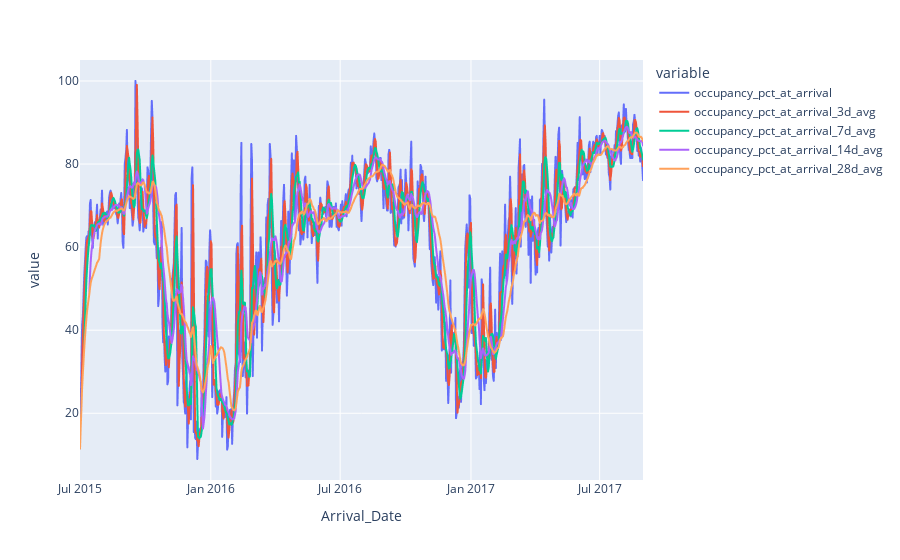

The notebook cell this image was saved under:
### Code cell
px.line(df_data_rollavg)

### Figure 1 — Plotly figure (JSON) as saved in the notebook; plotly's stock layout.template omitted (floating-point values rounded to 4 significant figures; data arrays with more than 128 entries replaced by an {"elided": "..."} marker saying what was removed)
{"data": [{"hovertemplate": "variable=occupancy_pct_at_arrival<br>Arrival_Date=%{x}<br>value=%{y}<extra></extra>", "legendgroup": "occupancy_pct_at_arrival", "line": {"color": "#636efa", "dash": "solid"}, "marker": {"symbol": "circle"}, "mode": "lines", "name": "occupancy_pct_at_arrival", "showlegend": true, "type": "scattergl", "x": {"elided": "793 str values"}, "xaxis": "x", "y": {"elided": "793 float values"}, "yaxis": "y"}, {"hovertemplate": "variable=occupancy_pct_at_arrival_3d_avg<br>Arrival_Date=%{x}<br>value=%{y}<extra></extra>", "legendgroup": "occupancy_pct_at_arrival_3d_avg", "line": {"color": "#EF553B", "dash": "solid"}, "marker": {"symbol": "circle"}, "mode": "lines", "name": "occupancy_pct_at_arrival_3d_avg", "showlegend": true, "type": "scattergl", "visible": true, "x": {"elided": "793 str values"}, "xaxis": "x", "y": {"elided": "793 float values"}, "yaxis": "y"}, {"hovertemplate": "variable=occupancy_pct_at_arrival_7d_avg<br>Arrival_Date=%{x}<br>value=%{y}<extra></extra>", "legendgroup": "occupancy_pct_at_arrival_7d_avg", "line": {"color": "#00cc96", "dash": "solid"}, "marker": {"symbol": "circle"}, "mode": "lines", "name": "occupancy_pct_at_arrival_7d_avg", "showlegend": true, "type": "scattergl", "visible": true, "x": {"elided": "793 str values"}, "xaxis": "x", "y": {"elided": "793 float values"}, "yaxis": "y"}, {"hovertemplate": "variable=occupancy_pct_at_arrival_14d_avg<br>Arrival_Date=%{x}<br>value=%{y}<extra></extra>", "legendgroup": "occupancy_pct_at_arrival_14d_avg", "line": {"color": "#ab63fa", "dash": "solid"}, "marker": {"symbol": "circle"}, "mode": "lines", "name": "occupancy_pct_at_arrival_14d_avg", "showlegend": true, "type": "scattergl", "visible": true, "x": {"elided": "793 str values"}, "xaxis": "x", "y": {"elided": "793 float values"}, "yaxis": "y"}, {"hovertemplate": "variable=occupancy_pct_at_arrival_28d_avg<br>Arrival_Date=%{x}<br>value=%{y}<extra></extra>", "legendgroup": "occupancy_pct_at_arrival_28d_avg", "line": {"color": "#FFA15A", "dash": "solid"}, "marker": {"symbol": "circle"}, "mode": "lines", "name": "occupancy_pct_at_arrival_28d_avg", "showlegend": true, "type": "scattergl", "visible": true, "x": {"elided": "793 str values"}, "xaxis": "x", "y": {"elided": "793 float values"}, "yaxis": "y"}], "layout": {"autosize": true, "legend": {"title": {"text": "variable"}, "tracegroupgap": 0}, "margin": {"t": 60}, "xaxis": {"anchor": "y", "autorange": true, "domain": [0, 1], "range": ["2015-07-01", "2017-08-31"], "showspikes": false, "title": {"text": "Arrival_Date"}, "type": "date"}, "yaxis": {"anchor": "x", "autorange": true, "domain": [0, 1], "range": [3.933, 105.1], "showspikes": false, "title": {"text": "value"}, "type": "linear"}}}
